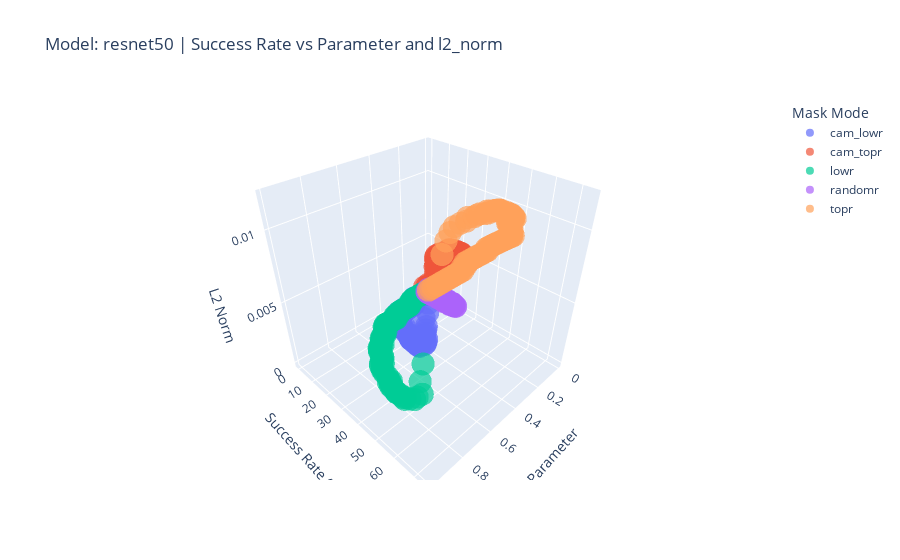
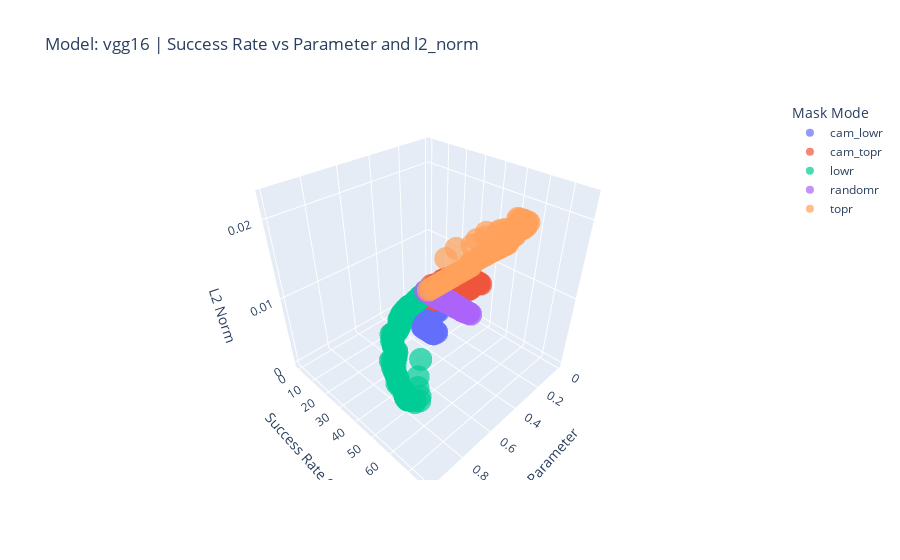
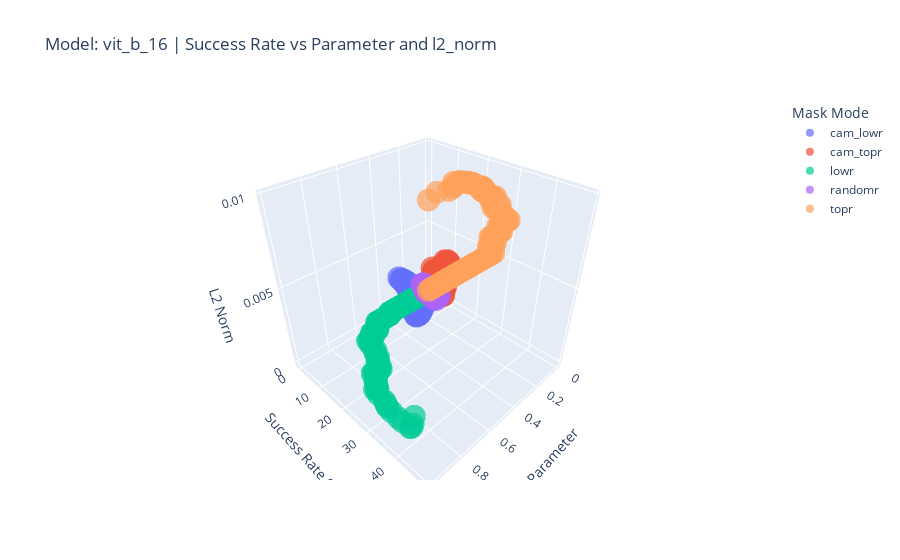

Notebook cell for these charts, in order:
### Code cell
plot_3d_scatter_plotly(data2, 0.01, 'fgsm', 'l2_norm')
